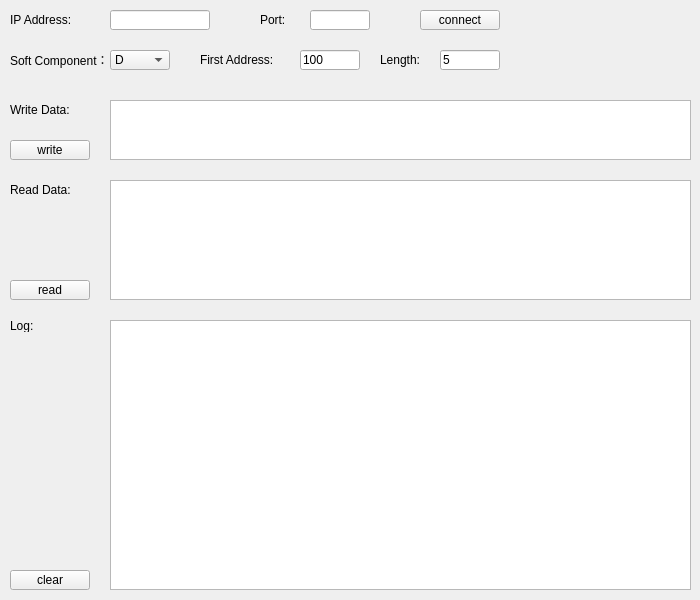
<?xml version="1.0" encoding="UTF-8"?>
<ui version="4.0">
 <class>MainWindow</class>
 <widget class="QMainWindow" name="MainWindow">
  <property name="geometry">
   <rect>
    <x>0</x>
    <y>0</y>
    <width>700</width>
    <height>600</height>
   </rect>
  </property>
  <property name="windowTitle">
   <string>MainWindow</string>
  </property>
  <widget class="QWidget" name="centralwidget">
   <widget class="QPushButton" name="writeBtn">
    <property name="geometry">
     <rect>
      <x>10</x>
      <y>140</y>
      <width>80</width>
      <height>20</height>
     </rect>
    </property>
    <property name="text">
     <string>write</string>
    </property>
   </widget>
   <widget class="QTextBrowser" name="writeData">
    <property name="geometry">
     <rect>
      <x>110</x>
      <y>100</y>
      <width>581</width>
      <height>60</height>
     </rect>
    </property>
    <property name="readOnly">
     <bool>false</bool>
    </property>
   </widget>
   <widget class="QComboBox" name="comboBox">
    <property name="geometry">
     <rect>
      <x>110</x>
      <y>50</y>
      <width>60</width>
      <height>20</height>
     </rect>
    </property>
    <item>
     <property name="text">
      <string>D</string>
     </property>
    </item>
    <item>
     <property name="text">
      <string>M</string>
     </property>
    </item>
   </widget>
   <widget class="QLabel" name="label">
    <property name="geometry">
     <rect>
      <x>10</x>
      <y>50</y>
      <width>100</width>
      <height>20</height>
     </rect>
    </property>
    <property name="text">
     <string>Soft Component：</string>
    </property>
   </widget>
   <widget class="QLabel" name="label_2">
    <property name="geometry">
     <rect>
      <x>200</x>
      <y>50</y>
      <width>100</width>
      <height>20</height>
     </rect>
    </property>
    <property name="text">
     <string>First Address:</string>
    </property>
   </widget>
   <widget class="QLineEdit" name="address">
    <property name="geometry">
     <rect>
      <x>300</x>
      <y>50</y>
      <width>60</width>
      <height>20</height>
     </rect>
    </property>
    <property name="text">
     <string>100</string>
    </property>
   </widget>
   <widget class="QLabel" name="label_3">
    <property name="geometry">
     <rect>
      <x>380</x>
      <y>50</y>
      <width>60</width>
      <height>20</height>
     </rect>
    </property>
    <property name="text">
     <string>Length:</string>
    </property>
   </widget>
   <widget class="QLineEdit" name="length">
    <property name="geometry">
     <rect>
      <x>440</x>
      <y>50</y>
      <width>60</width>
      <height>20</height>
     </rect>
    </property>
    <property name="text">
     <string>5</string>
    </property>
   </widget>
   <widget class="QLabel" name="label_4">
    <property name="geometry">
     <rect>
      <x>10</x>
      <y>100</y>
      <width>80</width>
      <height>20</height>
     </rect>
    </property>
    <property name="text">
     <string>Write Data:</string>
    </property>
   </widget>
   <widget class="QLabel" name="label_5">
    <property name="geometry">
     <rect>
      <x>10</x>
      <y>180</y>
      <width>80</width>
      <height>20</height>
     </rect>
    </property>
    <property name="text">
     <string>Read Data:</string>
    </property>
   </widget>
   <widget class="QTextBrowser" name="readData">
    <property name="geometry">
     <rect>
      <x>110</x>
      <y>180</y>
      <width>581</width>
      <height>120</height>
     </rect>
    </property>
   </widget>
   <widget class="QPushButton" name="readBtn">
    <property name="geometry">
     <rect>
      <x>10</x>
      <y>280</y>
      <width>80</width>
      <height>20</height>
     </rect>
    </property>
    <property name="text">
     <string>read</string>
    </property>
   </widget>
   <widget class="QLabel" name="label_6">
    <property name="geometry">
     <rect>
      <x>10</x>
      <y>320</y>
      <width>54</width>
      <height>12</height>
     </rect>
    </property>
    <property name="text">
     <string>Log:</string>
    </property>
   </widget>
   <widget class="QTextBrowser" name="logData">
    <property name="geometry">
     <rect>
      <x>110</x>
      <y>320</y>
      <width>581</width>
      <height>270</height>
     </rect>
    </property>
   </widget>
   <widget class="QPushButton" name="clearBtn">
    <property name="geometry">
     <rect>
      <x>10</x>
      <y>570</y>
      <width>80</width>
      <height>20</height>
     </rect>
    </property>
    <property name="text">
     <string>clear</string>
    </property>
   </widget>
   <widget class="QLabel" name="label_7">
    <property name="geometry">
     <rect>
      <x>10</x>
      <y>10</y>
      <width>100</width>
      <height>20</height>
     </rect>
    </property>
    <property name="text">
     <string>IP Address:</string>
    </property>
   </widget>
   <widget class="QLineEdit" name="ip">
    <property name="geometry">
     <rect>
      <x>110</x>
      <y>10</y>
      <width>100</width>
      <height>20</height>
     </rect>
    </property>
    <property name="text">
     <string/>
    </property>
   </widget>
   <widget class="QLabel" name="label_8">
    <property name="geometry">
     <rect>
      <x>260</x>
      <y>10</y>
      <width>50</width>
      <height>20</height>
     </rect>
    </property>
    <property name="text">
     <string>Port:</string>
    </property>
   </widget>
   <widget class="QLineEdit" name="port">
    <property name="geometry">
     <rect>
      <x>310</x>
      <y>10</y>
      <width>60</width>
      <height>20</height>
     </rect>
    </property>
   </widget>
   <widget class="QPushButton" name="connectBtn">
    <property name="geometry">
     <rect>
      <x>420</x>
      <y>10</y>
      <width>80</width>
      <height>20</height>
     </rect>
    </property>
    <property name="text">
     <string>connect</string>
    </property>
   </widget>
  </widget>
 </widget>
 <resources/>
 <connections/>
</ui>
